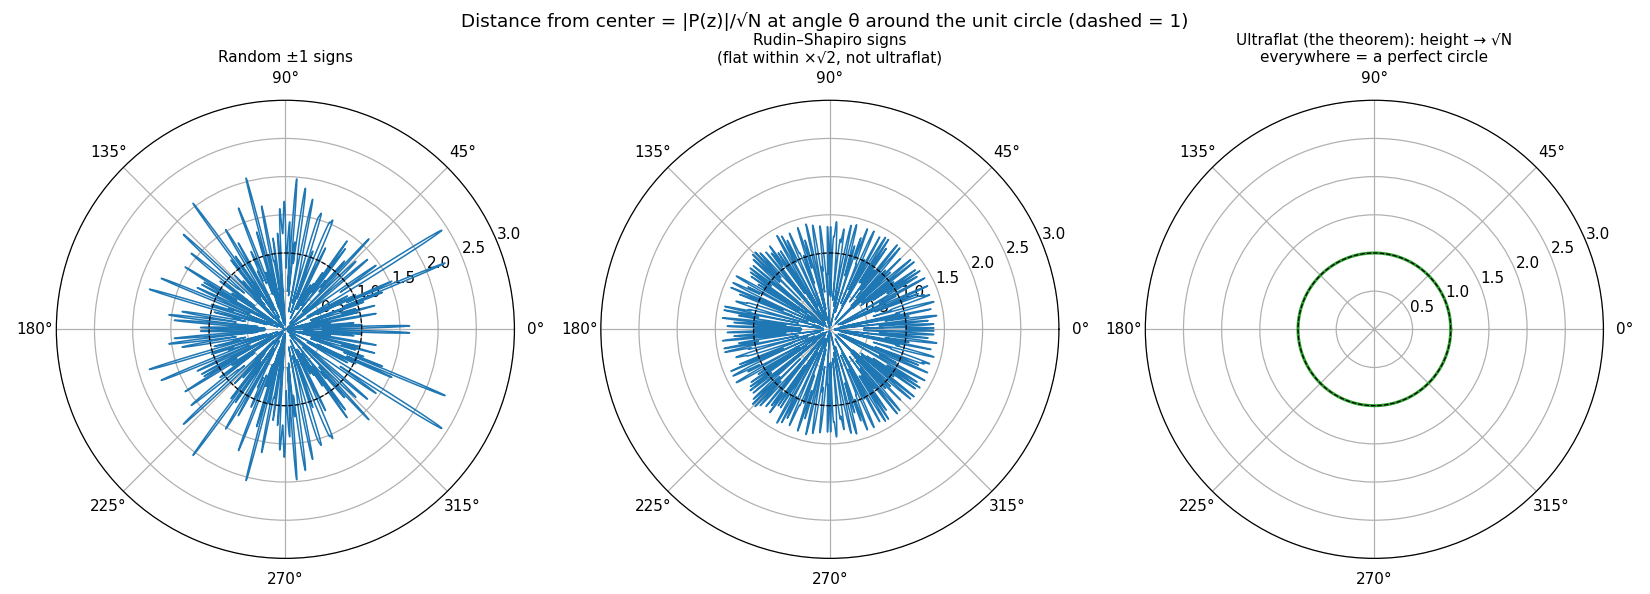

The Python source for this figure:
import numpy as np, matplotlib
matplotlib.use("Agg")
import matplotlib.pyplot as plt
N=256
rng=np.random.default_rng(1)
def rs(n):
    a=[1];b=[1]
    while len(a)<n: a,b=a+b,a+[-x for x in b]
    return np.array(a[:n])
seqs={"Random ±1 signs":rng.choice([-1,1],N),"Rudin–Shapiro signs\n(flat within ×√2, not ultraflat)":rs(N)}
th=np.linspace(0,2*np.pi,4000)
z=np.exp(1j*th)
fig,ax=plt.subplots(1,3,figsize=(15,5.4),subplot_kw={"projection":"polar"})
for a,(t,c) in zip(ax,seqs.items()):
    h=np.abs(np.polyval(c[::-1],z)) if False else np.abs(sum(c[k]*z**k for k in range(N)))
    a.plot(th,h/np.sqrt(N),lw=1);a.plot(th,np.ones_like(th),"k--",lw=.8)
    a.set_ylim(0,3);a.set_title(t,fontsize=10)
a=ax[2];a.plot(th,np.ones_like(th),lw=2,color="C2");a.plot(th,np.ones_like(th),"k--",lw=.8)
a.set_ylim(0,3);a.set_title("Ultraflat (the theorem): height → √N\neverywhere = a perfect circle",fontsize=10)
fig.suptitle("Distance from center = |P(z)|/√N at angle θ around the unit circle (dashed = 1)")
plt.tight_layout();plt.savefig("fig5_ultraflat_target.png",dpi=110)
